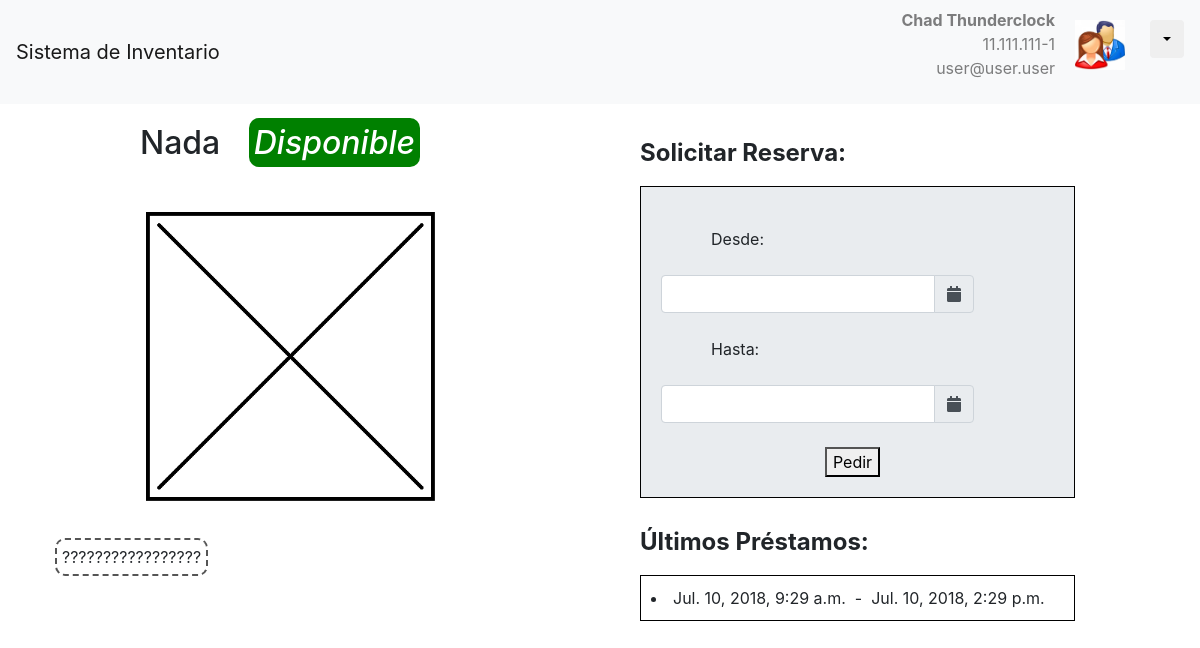
The app's page /articulos/1121781410/ (signed in) with its own data.
### userSystem/models.py (models this page shows)
class User(AbstractUser):
    USERNAME_FIELD = 'email'
    email = models.EmailField(unique=True)  # changes email to unique and blank to false
    REQUIRED_FIELDS = []  # removes email from REQUIRED_FIELDS
    is_user = models.BooleanField(default=False)
    is_administrador = models.BooleanField(default=False)
    has_permission = models.BooleanField(default=True)
    rut = models.CharField(max_length=30, unique=True, default="")
    username = models.CharField(max_length=30, unique=False, default="none")

### App/models.py (models this page shows, shortened)
class Prestables(models.Model):
    id = models.BigAutoField(primary_key=True)
    opciones = (
        ("Disponible", "Disponible"),
        ("En prestamo", "En prestamo"),
        ("En reparacion", "En reparacion"),
        ("Perdido", "Perdido"),
    )
    nombre = models.CharField(max_length=20)
    estado = models.CharField(max_length=15, choices=opciones, default="Disponible")
    imagen = models.ImageField(upload_to="img", default='img/none.png')
    descripcion = models.CharField(max_length=200, default="")
    numsolic = models.IntegerField(default=0)

class Solicitudes(models.Model):
    opciones_sol = (
        ("Pendiente", "Pendiente"),
        ("Aceptada", "Aceptada"),
        ("Rechazada", "Rechazada"),
    )
    id = models.CharField(primary_key=True, default="", max_length=50)
    tiempo_inicio = models.DateTimeField(blank=False, default=timezone.now)
    tiempo_final = models.DateTimeField(blank=False, default=timezone.now)
    tiempo_solicitud = models.DateTimeField(blank=False, default=timezone.now)
    persona = models.ForeignKey(Usuarios, on_delete=models.CASCADE, default=None)
    prestable = models.ForeignKey(Prestables, on_delete=models.CASCADE, default=None)
    estado_sol = models.CharField(max_length=15, choices=opciones_sol)

### App/views.py (the view)
# urls.py: path('articulos/<int:anId>/', views.viewitem, name='viewitem'),
def viewitem(request, anId):
    anItem = Prestables.objects.get(id=anId)
    if request.user.is_authenticated:
        ultimasSolicitudes = Solicitudes.objects.filter(estado_sol="Aceptada", prestable__id=anId).order_by('-tiempo_final')[:10]
        ultimasSolicitudes.values_list('tiempo_inicio', 'tiempo_final')
        if request.user.is_administrador:
            return render(request, 'articulos/viewitem-admin.html',
                          {'anItem': anItem, 'solicitudes': ultimasSolicitudes})
        else:
            return render(request, 'articulos/viewitem.html',
                          {'anItem': anItem, 'solicitudes': ultimasSolicitudes})
    return render(request, 'userSystem/../templates/home.html')

### templates/articulos/viewitem.html (shortened to what this page needs)
{% extends "base.html" %}
{% load static %}
{% block head-extras %}
    <link rel="stylesheet" href="https://cdnjs.cloudflare.com/ajax/libs/tempusdominus-bootstrap-4/5.0.0/css/tempusdominus-bootstrap-4.min.css" />
{% endblock %}
{% block content %}
    <div class="container" align="center">
        <div class="form-row">
            <div class="form-group col" style="max-width: 500px">
                <div class="container" style="max-width: 500px">
                    <div class="form-row">
                        <div class="form-group col">
                            <h2>{{ anItem.nombre }} <estado> <font color="white"><var id="myEstado">{{ anItem.estado }}</var> </font> </estado> </h2>
                        </div>
                    </div>
                    <div class="form-row">
                        <div class="form-group col">
                            <p style="margin-top: 20px;"> <img src="{% get_media_prefix %}{{ anItem.imagen }}" width="300" height="300">  </p>
                        </div>
                    </div>
                    <div class="form-row">
                        <p style="border:2px dashed #555;border-radius: 10px; padding: 5px;" align="justify"> {{ anItem.descripcion }} </p>
                    </div>
                </div>
            </div>
            <div class="form-group col" style="max-width: 550px; padding-left: 90px">
                <div class="container" style="max-width: 500px;">
                    <div class="form-row" style="padding-bottom: 10px; padding-top: 15px" >
                        <h4><strong>Solicitar Reserva:</strong></h4>
                    </div>
                    <form method="post">
                        <div class="form-row"  style=" background-color: #e9ecef;border: 1px solid black; padding-top: 40px;padding-bottom: 20px;padding-right: 20px;padding-left: 10px">
                            <div class="container">
                                {% if anItem.estado == "Disponible" or anItem.estado == "En prestamo" %}
                                    <div class="form-row" style="padding-bottom: 8px" >
                                        <div class="form-group" style="padding-left: 50px;"><label>Desde: &nbsp</label></div>
                                        <div class="form-group">
                                            <div class="input-group date" id="datetimepicker1" data-target-input="nearest">
                                                <input type="text" class="form-control datetimepicker-input" id="fechaInicial"/>
                                                <div class="input-group-append" data-target="#datetimepicker1" data-toggle="datetimepicker">
                                                    <div class="input-group-text"><i class="fa fa-calendar"></i></div>
                                                </div>
                                            </div>
                                        </div>
                                    </div>
                                    <div class="form-row" style="padding-bottom: 8px" >
                                        <div class="form-group" style="padding-left: 50px;"><label>Hasta: &nbsp </label></div>
                                        <div class="form-group">
                                            <div class="input-group date" id="datetimepicker2" data-target-input="nearest">
                                                <input type="text" class="form-control datetimepicker-input" id="fechaFinal"/>
                                                <div class="input-group-append" data-target="#datetimepicker2" data-toggle="datetimepicker">
                                                    <div class="input-group-text"><i class="fa fa-calendar"></i></div>
                                                </div>
                                            </div>
                                        </div>
                                    </div>
                                    <button onclick="enviarSolicitud()">Pedir</button>
                                {% else %}
                                    <label>No se puede solicitar el objeto debido a su estado actual.</label>
                                {% endif %}
                            </div>
                         </div>
                    </form>
                </div>
                <div class="container" style="max-width: 500px;">
                    <div class="form-row" style="padding-top: 30px; padding-bottom: 10px">
                        <h4><strong>Últimos Préstamos:</strong></h4>
                    </div>
                    <div class="form-row"  style=" border: 1px solid black; padding-top: 10px;padding-bottom: 10px;padding-right: 10px;padding-left: 10px">
                        {% for aSol in solicitudes%}
                            <li>{{ aSol.tiempo_inicio }}&nbsp - &nbsp{{ aSol.tiempo_final }} </li>
                        {% endfor %}
                    </div>
                </div>
            </div>
        </div>
    </div>
{% endblock %}

### templates/base.html (shortened to what this page needs)
<!doctype html>
{% load static %}
<html lang="es">
  <head>
    <link rel="stylesheet" href="https://use.fontawesome.com/releases/v5.1.0/css/all.css">
    <link rel="stylesheet" href="https://stackpath.bootstrapcdn.com/bootstrap/4.1.1/css/bootstrap.min.css">
      {% block head-extras %}
      {% endblock %}
  </head>
  <body>
  <div class="navbar navbar-expand-lg navbar-static-top navbar-light bg-light" style="margin-bottom:20px;padding-top:0;padding-bottom:0;">
      <a class="navbar-brand" href="{% url 'home' %}">
          Sistema de Inventario
      </a>
      <ul class="nav ml-auto">
          {% if user.is_authenticated %}
              <li>
                  <span class="navbar-text">
                      <p align="right">
                          <b>{{ user.first_name }} {{ user.last_name }}</b><br>
                          {{ user.rut }}<br>
                          {{ user.email }}
                      </p>
                  </span>
              </li>
              <li>
                  <img src="{% static 'img/userlogo.png' %}" style="margin:20px;" width="50" height="50">
              </li>
              <li>
                  <div class="dropdown" style="margin-left:5px;margin-top:20px;border-collapse:collapse;">
                      <button class="btn btn-default dropdown-toggle" type="button" data-toggle="dropdown"></button>
                  </div>
              </li>
          {% else %}
              <li><a href="{% url 'login' %}" class="btn btn-light" role="button">Iniciar sesión</a></li>
              <li><a href="{% url 'usuarios_signup' %}" class="btn btn-primary" role="button">Registrarse</a></li>
          {% endif %}
      </ul>
  </div>
    {% block content %}
    {% endblock %}
  </body>
</html>

### templates/articulos/viewitem.html (style rules this page uses)
:root { --footer-color: green; }
estado { border-radius: 10px; margin: 20px; padding: 5px; background-color: var(--footer-color); }

### records on screen
User: first_name "Chad", last_name "Thunderclock", rut "11.111.111-1", email "user@user.user"
Prestables: nombre "Nada", estado "Disponible", imagen (placeholder picture), descripcion "?????????????????"
Solicitudes: tiempo_inicio "Jul. 10, 2018, 9:29 a.m.", tiempo_final "Jul. 10, 2018, 2:29 p.m."
